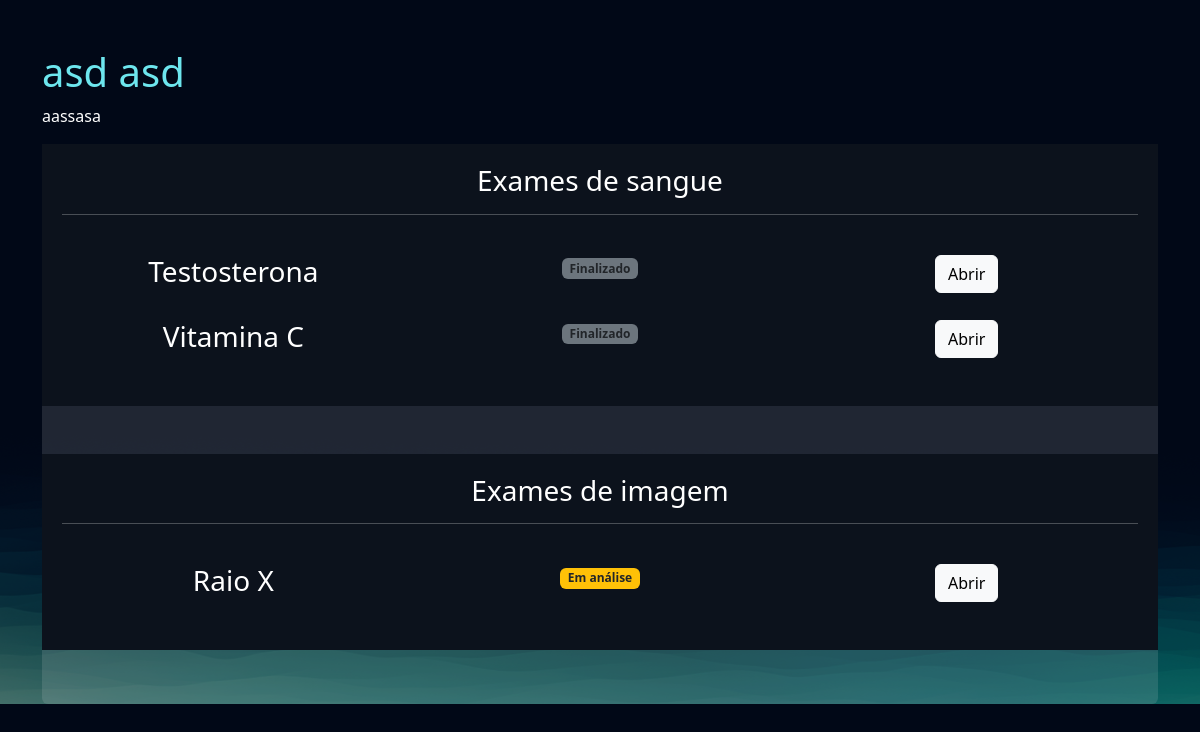
/empresarial/cliente/2 (signed in), run on the app's committed database.
### exames/models.py (models this page shows, shortened)
class SolicitacaoExame(models.Model):
    choice_status = (
    ('E', 'Em análise'),
    ('F', 'Finalizado')
    )
    usuario = models.ForeignKey(User, on_delete=models.DO_NOTHING)
    exame = models.ForeignKey(TiposExames, on_delete=models.DO_NOTHING)
    status = models.CharField(max_length=2, choices=choice_status)
    resultado = models.FileField(upload_to="resultados", null=True, blank=True)
    requer_senha = models.BooleanField(default=False)
    senha = models.CharField(max_length=6, null=True, blank=True)
    def badge_template(self):
        if self.status == 'E':
            classes = 'bg-warning'
            msg = 'Em análise'
        elif self.status == 'F':
            classes = 'bg-secondary'
            msg = 'Finalizado'
        return mark_safe(f'<span class="badge {classes} text-dark">{msg}</span>')

class TiposExames(models.Model):
    tipo_choices = (
        ('I', 'Exame de imagem'),
        ('S', 'Exame de sangue')
    )
    nome = models.CharField(max_length=60)
    tipo = models.CharField(max_length=1, choices= tipo_choices)
    preco = models.FloatField()
    disponivel = models.BooleanField(default = True)
    horario_inicial = models.IntegerField()
    horario_final = models.IntegerField()

### empresarial/views.py (the view)
# urls.py: path('cliente/<int:cliente_id>', views.cliente, name="cliente"),
@staff_member_required
def cliente(request, cliente_id):
    cliente = User.objects.get(id=cliente_id)
    exames = SolicitacaoExame.objects.filter(usuario=cliente)
    return render(request, 'cliente.html', {'cliente': cliente, 'exames': exames})

### empresarial/templates/cliente.html (shortened to what this page needs)
{% extends "bases/base.html" %}
{% load static %}
{% block 'head' %}
    <link href="{% static 'exames/css/css.css' %}" rel="stylesheet">
    <link href="{% static 'exames/css/gerenciar_pedidos.css' %}" rel="stylesheet">
    <link href="{% static 'exames/css/gerenciar_exames.css' %}" rel="stylesheet">
{% endblock 'head' %}
{% block 'conteudo' %}
    <br>
    <br>
    <div class="container">
        <h3 class="font-destaque">{{cliente.get_full_name}}</h3>
        <p>{{cliente.email}}</p>
        <div class="card card-view">
            <div class="sub-card">
                <h3>Exames de sangue</h3>
                <hr>
                <br>
                {% for exame in exames  %}
                    {% if  exame.exame.tipo == 'S'%}
                        <div class="row">
                            <div class="col-md"><h3>{{exame.exame.nome}}</h3></div>
                            <div class="col-md">{{exame.badge_template}}</div>
                            <div class="col-md">
                                <a href="{% url 'exame_cliente' exame.id %}" class="btn btn-light">Abrir</a>
                            </div>
                        </div>
                        <br>
                    {% endif %}
                {% endfor %}
            </div>
            <br>
            <br>
            <div class="sub-card">
                <h3>Exames de imagem</h3>
                <hr>
                <br>
                {% for exame in exames  %}
                    {% if  exame.exame.tipo == 'I'%}
                        <div class="row">
                            <div class="col-md"><h3>{{exame.exame.nome}}</h3></div>
                            <div class="col-md">{{exame.badge_template}}</div>
                            <div class="col-md"><a href="{% url 'exame_cliente' exame.id %}" class="btn btn-light">Abrir</a></div>
                        </div>
                        <br>
                    {% endif %}
                {% endfor %}
            </div>
        </div>
    </div>
{% endblock 'conteudo' %}

### templates/static/geral/css/base.css (style rules this page uses)
:root { --main-color: #151C34; --dark-color: #0C121C ; --light-color: #6DE6EE; --contrast-color: #f4c96b; --differential-color: #066668; }
* { color: white }
.font-destaque { color: var(--light-color); font-size: 40px; }

### templates/static/exames/css/css.css (style rules this page uses)
body { background-image: url('/static/geral/img/bg2.png'); background-size: cover; }
.card { background-color: rgba(217, 217, 217, .14); color: white; padding: 15px; }

### templates/static/exames/css/gerenciar_pedidos.css (style rules this page uses)
.card-view { text-align: center; padding: 0; border: none; height: 70vh; }

### templates/static/exames/css/gerenciar_exames.css (style rules this page uses)
.sub-card { background-color: var(--dark-color); padding: 20px; }

### data on the page
SolicitacaoExame: exame.nome "Testosterona", badge_template "Finalizado"
SolicitacaoExame: exame.nome "Vitamina C", badge_template "Finalizado"
SolicitacaoExame: exame.nome "Raio X", badge_template "Em análise"

### other printed values
{{ cliente.get_full_name }} "asd asd"
{{ cliente.email }} "aassasa"
